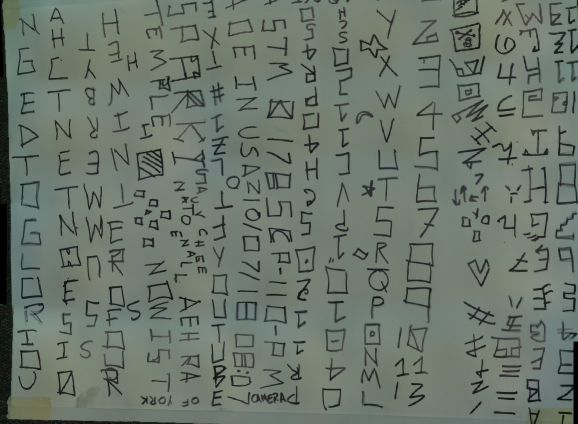
#> input picture In Class/map.jpg, 1155 x 847 px (shown at 1/2 size)
$ python createMap01.py   (Python 2 division)
#> lines starting #> are read from the running program, lines starting #| are printed output that depends on the picture
#!/usr/bin/env python

import sys
sys.path.append("/opt/ros/kinetic/lib/python2.7/dist-packages")
import cv2
import numpy as np

# ---------- map parameters ----------- #
MAP_PIXEL_WIDTH = 1155  # in pixel
MAP_PIXEL_HEIGHT = 847
MAP_REAL_WIDTH = 1.1  # in meter
MAP_REAL_HEIGHT = .76

# ----- feature parameters DO NOT EDIT ----- #
MATCH_RATIO = 0.7
MAP_FEATURES = 6000

filename = 'map.jpg'
def main():
    image = cv2.imread(filename)
#> image is the input picture: shape (847, 1155, 3); mean B, G, R 107.5, 117.4, 107
    if image is None:
      print 'Unable to open file ', filename
      return

    """
    create a single feature map presuming map is not much bigger than viewport
    :param file_name: the image of map
    """
    # the edgeThreshold and patchSize can be tuned if the gap between cell is too large
    # MS Did just that, set edgeThreshold from 31 to 8 to get more features
    detector = cv2.ORB_create(nfeatures=MAP_FEATURES, scoreType=cv2.ORB_FAST_SCORE, edgeThreshold=8)

    kp = detector.detect(image, None)
#> kp = 6196 keypoints; strongest (x, y, size): (1011, 97, 31), (115, 745, 31), (41, 702, 37.2), (345, 304, 31)

    kp, des = detector.compute(image, kp)

    # kp is a list of keypoints, des are the associated descriptors for each
    img_keypoints = np.empty((image.shape[0], image.shape[1], 3), dtype=np.uint8)
    # print len(kp)
    cv2.drawKeypoints(image, kp, img_keypoints, color=(0,255,255))
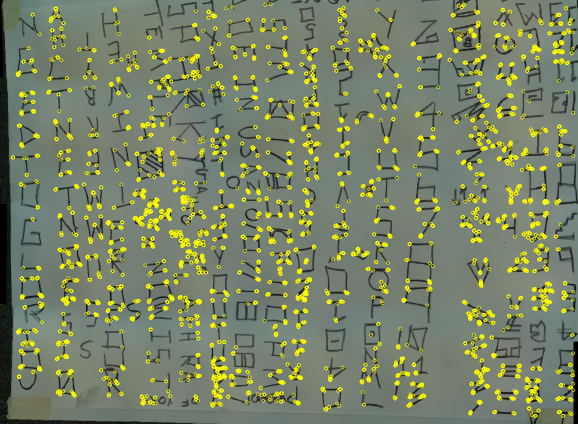
#> img_keypoints: shape (847, 1155, 3) (shown at 1/2 size); mean B, G, R 101.3, 129.5, 119.6
    cv2.namedWindow('Static map', cv2.WINDOW_NORMAL)
    cv2.imshow('Static map',img_keypoints)
    cv2.waitKey(0)
    cv2.destroyAllWindows()


if __name__ == '__main__':
    main()
